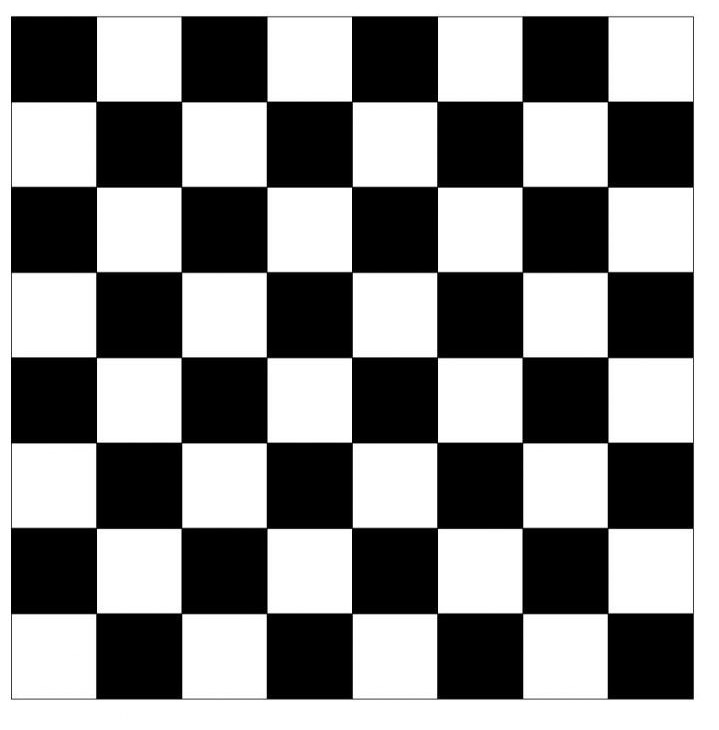
#> input picture tutorials/opencv/assets/chess.jpg, 719 x 730 px
$ python 06_chess.py
#> lines starting #> are read from the running program, lines starting #| are printed output that depends on the picture; after the words box and inside, x2 and y2 are one past the last pixel; in counts of white or black regions, pixels touching at a corner belong together
import numpy as np
import cv2

img = cv2.imread('assets/chess.jpg')
#> img is the input picture: shape (730, 719, 3); min 0, max 255, mean 139.4
img = cv2.resize(img, (0, 0), fx=0.75, fy=0.75)
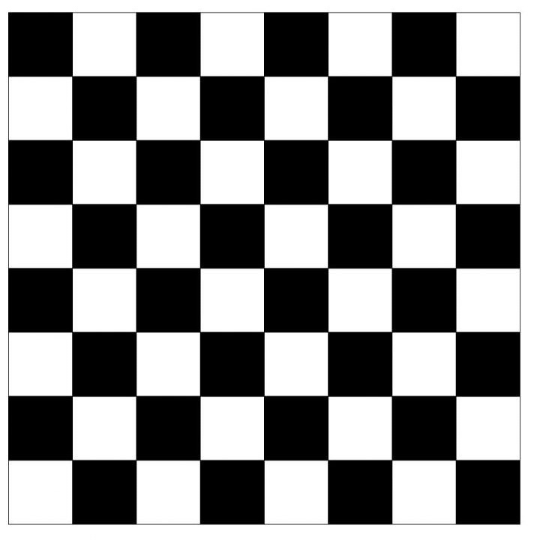
#> img: shape (548, 539, 3); min 0, max 255, mean 139.4

img_grey = cv2.cvtColor(img, cv2.COLOR_BGR2GRAY)

corners = cv2.goodFeaturesToTrack(img_grey, 100, 0.1, 10)
#> corners = 81 rows, first 8: [9, 331], [456, 523], [263, 141], [73, 141], [455, 13], [263, 397], [264, 13], [263, 203]
corners = np.int0(corners)

for i in range(len(corners)):
    for j in range(i + 1, len(corners)):
        x1, y1 = corners[i].ravel()
        x2, y2 = corners[j].ravel()
        x_diff = abs(x2 - x1)
        y_diff = abs(y2 - y1)
        if x_diff < 100 and y_diff < 100:
            color = tuple(map(lambda v: int(v), np.random.randint(0, 255, 3)))
            cv2.line(img, (x1, y1), (x2, y2), color, 2)
#> this loop made 81 passes
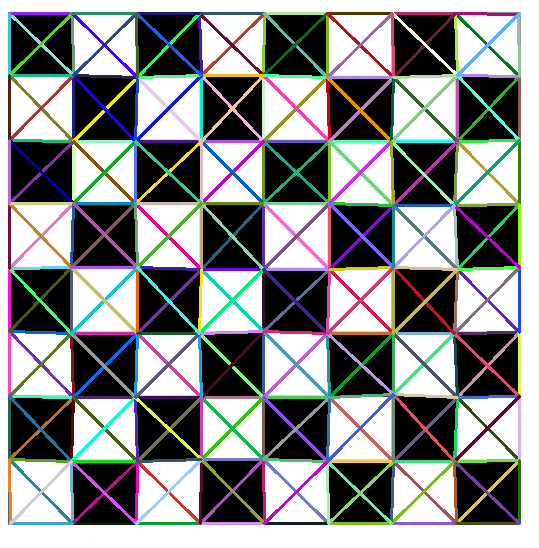
#> img: shape (548, 539, 3); mean B, G, R 141.3, 140.9, 139.7

for corner in corners:
    x, y = corner.ravel()
    cv2.circle(img, (x, y), 10, (255, 0, 0), -1)
#> this loop made 81 passes
#> (x, y) on passes 1 to 12: (9, 331), (456, 523), (263, 141), (73, 141), (455, 13), (263, 397), (264, 13), (263, 203), (391, 523), (200, 523), (327, 13), (73, 397)
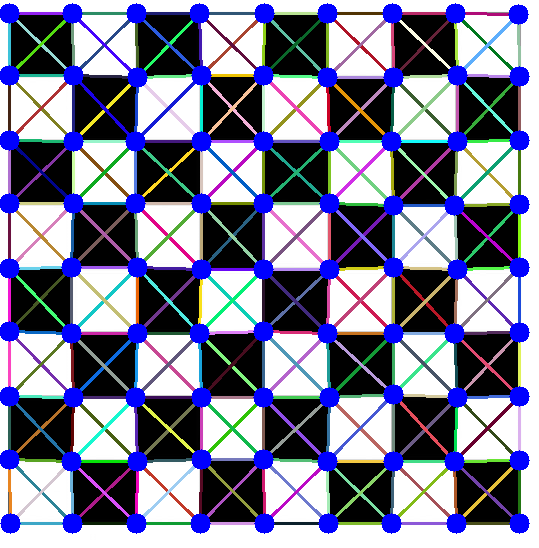
#> img: shape (548, 539, 3); 8.69% of pixels changed, all inside (x1, y1, x2, y2) = (0, 3, 530, 534)

cv2.imshow('Chess', img)
cv2.waitKey(0)
cv2.destroyAllWindows()
